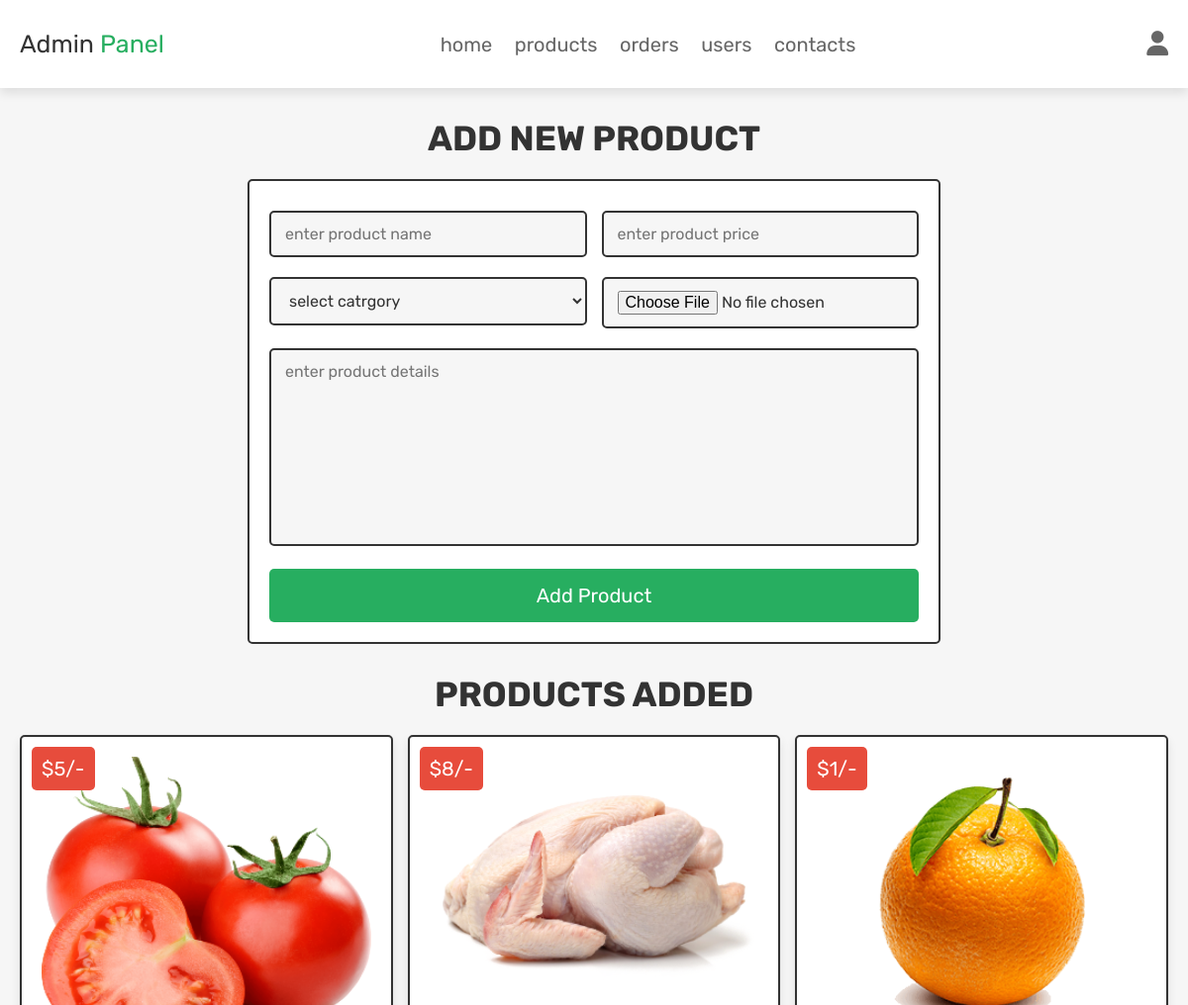
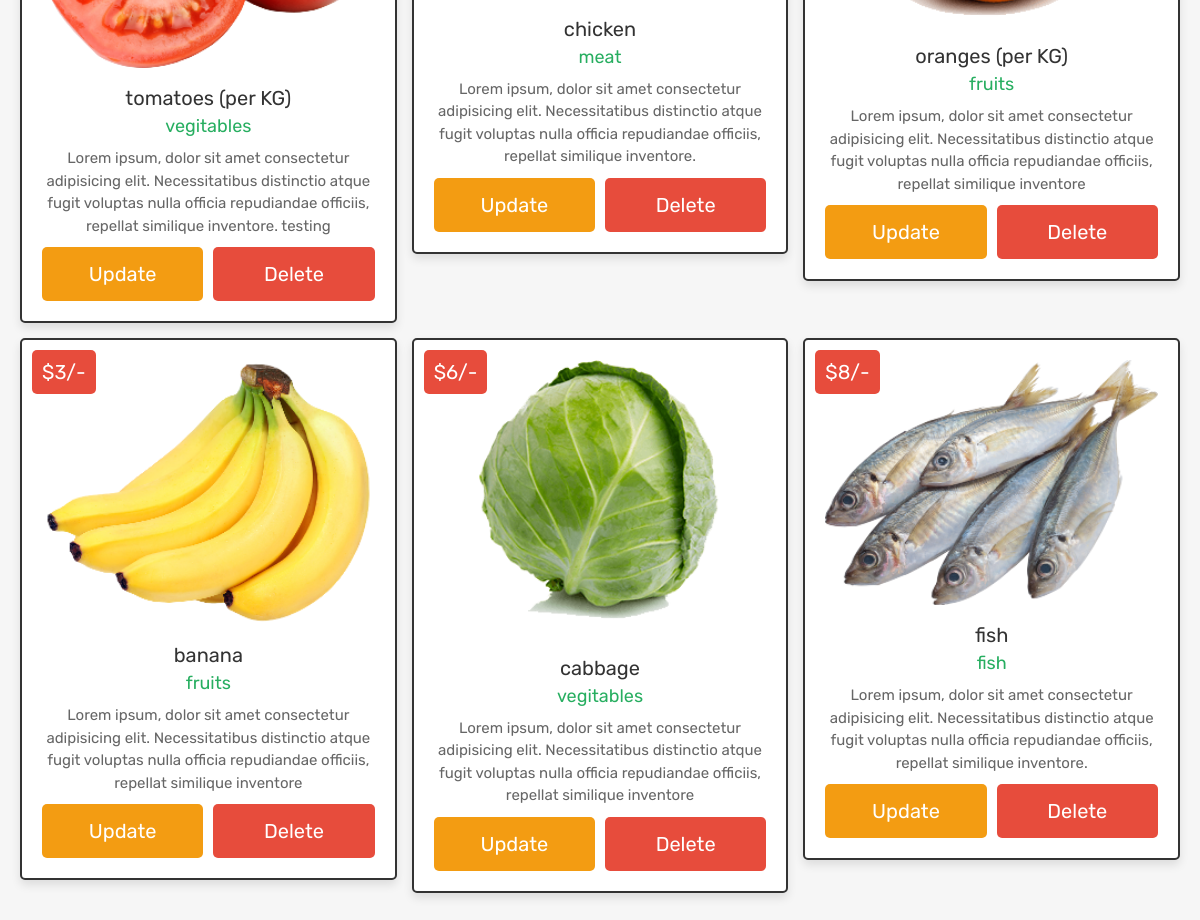
/admin_products.php (signed in), run on the app's committed database (2 pictures, top to bottom).
### tables this page shows
CREATE TABLE `products` (
  `id` int(100) NOT NULL,
  `name` varchar(100) NOT NULL,
  `category` varchar(20) NOT NULL,
  `details` varchar(500) NOT NULL,
  `price` int(100) NOT NULL,
  `image` varchar(100) NOT NULL
);

### admin_products.php (the view, shortened to what this page needs)
<?php
require('./connect.php');
?>
<!DOCTYPE html>
<html lang="en">
<head>
    <link rel="stylesheet" href="https://cdnjs.cloudflare.com/ajax/libs/font-awesome/6.5.1/css/all.min.css">
    <link rel="stylesheet" href="./assets/css/admin_style.css">
</head>
<body>
<?php require('./admin_header.php'); ?>
<section class="add-products">
    <h1 class="title">add new product</h1>
    <form action="" method="post" enctype="multipart/form-data">
        <div class="flex">
            <div class="inputBox">
                <input type="text" name="name" class="box" required
                placeholder="enter product name">
                <select name="category" class="box" required>
                    <option value="" selected disabled>select catrgory</option>
                </select>
            </div>
            <div class="inputBox">
                <input type="number" name="price" class="box" required
                placeholder="enter product price">
                <input type="file" name="image" class="box" accept="image/jpg, image/jpeg, image/png" required>
            </div>
        </div>
        <textarea name="details" class="box" placeholder="enter product details" cols="30" rows="10"></textarea>
        <input type="submit" name="add_product" class="btn" value="add product">
    </form>
</section>
<section class="show-products">
    <h1 class="title">products added</h1>
    <div class="box-container">
        <?php
        $select_products = $conn->prepare("SELECT * FROM  `products`");
        $select_products->execute();
        if($select_products->rowCount() > 0){
            while($fetch_products = $select_products->fetch(PDO::FETCH_ASSOC)){
        ?>
          <div class="box">
            <div class="price">$<?= number_format($fetch_products['price']); ?>/-</div>
            <img src="./assets/uploaded_img/<?= $fetch_products['image']; ?>" alt="">
            <div class="name"><?= $fetch_products['name']; ?></div>
            <div class="category"><?= $fetch_products['category']; ?></div>
            <div class="details"><?= $fetch_products['details']; ?></div>
            <div class="flex-btn">
                <a href="./admin_update_product.php?update=<?= $fetch_products['id']; ?>" class="option-btn">update</a>
                <a href="./admin_products.php?delete=<?= $fetch_products['id']; ?>"
                onclick="return confirm('delete this product?');" class="delete-btn">delete</a>
            </div>
          </div>
        <?php
        }
        }else{
            echo '<p class="empty">now products added yet! </p>';
        }
        ?>
    </div>
</section>
</body>
</html>

### assets/css/admin_style.css (style rules this page uses)
:root { --green: #27ae60; --orange: #f39c12; --red: #e74c3c; --black: #333; --light-color: #666; --white: #fff; --light-bg: #f6f6f6; --border: 0.2rem solid var(--black); --box-shadow: 0 0.5rem 1rem rgba(0, 0, 0, 0.1); }
* { font-family: "Rubik", sans-serif; margin: 0; padding: 0; box-sizing: border-box; text-decoration: none; outline: 0; border: 0; }
body { background: var(--light-bg); }
html { font-size: 62.5%; overflow-x: hidden; scroll-behavior: smooth; scroll-padding-top: 6.5rem; }
section { max-width: 1200px; margin: 0 auto; padding: 3rem 2rem; }
.btn, .delete-btn, .option-btn { display: block; width: 100%; padding: 1.5rem 3rem; font-size: 2rem; color: var(--white); margin-top: 1rem; border-radius: 0.5rem; cursor: pointer; text-transform: capitalize; text-align: center; }
.btn { background: var(--green); }
.option-btn { background: var(--orange); }
.delete-btn { background: var(--red); }
.flex-btn { display: flex; gap: 1rem; }
.title { font-size: 3.5rem; color: var(--black); text-transform: uppercase; margin-bottom: 2rem; text-align: center; }
.add-products form { max-width: 70rem; margin: 0 auto; padding: 2rem; background: var(--white); border: var(--border); border-radius: 0.5rem; text-align: center; }
.add-products form .flex { display: flex; gap: 1.5rem; align-content: flex-start; flex-wrap: wrap; justify-content: space-between; }
.add-products form .flex .inputBox { flex: 1 1 25rem; }
.add-products form .box { width: 100%; padding: 1.2rem 1.4rem; font-size: 1.6rem; color: var(--black); margin: 1rem 0; border: var(--border); border-radius: 0.5rem; background: var(--light-bg); }
.add-products form textarea { height: 20rem; resize: none; }
.show-products { padding-top: 0; }
.show-products .box-container { display: grid; grid-template-columns: repeat(auto-fit, minmax(33rem, 1fr)); gap: 1.5rem; align-items: flex-start; }
.show-products .box-container .box { padding: 2rem; background: var(--white); border: var(--border); border-radius: 0.5rem; text-align: center; box-shadow: var(--box-shadow); position: relative; }
.show-products .box-container .box .price { position: absolute; top: 1rem; left: 1rem; padding: 1rem; font-size: 2rem; color: var(--white); background: var(--red); border-radius: 0.5rem; }
.show-products .box-container .box img { width: 100%; margin-bottom: 1rem; }
.show-products .box-container .box .name { font-size: 2rem; color: var(--black); margin: 0.5rem 0; }
.show-products .box-container .box .category { font-size: 1.8rem; color: var(--green); }
.show-products .box-container .box .details { font-size: 1.5rem; color: var(--light-color); padding-top: 1rem; line-height: 1.5; }

### data on the page
products: price "5", image (picture), name "tomatoes (per KG)", category "vegitables", details "Lorem ipsum, dolor sit amet consectetur adipisicing elit. Necessitatibus distinctio atque fugit voluptas nulla officia repudiandae officiis, repellat similique inventore. testing"
products: price "8", image (picture), name "chicken", category "meat", details "Lorem ipsum, dolor sit amet consectetur adipisicing elit. Necessitatibus distinctio atque fugit voluptas nulla officia repudiandae officiis, repellat similique inventore."
products: price "1", image (picture), name "oranges (per KG)", category "fruits", details "Lorem ipsum, dolor sit amet consectetur adipisicing elit. Necessitatibus distinctio atque fugit voluptas nulla officia repudiandae officiis, repellat similique inventore"
products: price "3", image (picture), name "banana", category "fruits", details "Lorem ipsum, dolor sit amet consectetur adipisicing elit. Necessitatibus distinctio atque fugit voluptas nulla officia repudiandae officiis, repellat similique inventore"
products: price "6", image (picture), name "cabbage", category "vegitables", details "Lorem ipsum, dolor sit amet consectetur adipisicing elit. Necessitatibus distinctio atque fugit voluptas nulla officia repudiandae officiis, repellat similique inventore"
products: price "8", image (picture), name "fish", category "fish", details "Lorem ipsum, dolor sit amet consectetur adipisicing elit. Necessitatibus distinctio atque fugit voluptas nulla officia repudiandae officiis, repellat similique inventore."
